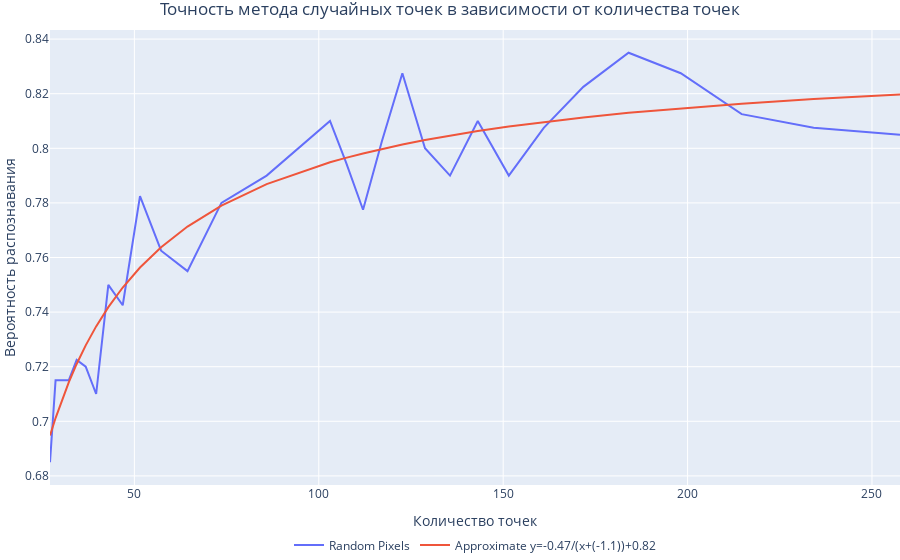

Notebook cell for this chart:
### Code cell
fig2 = go.Figure()
fig2.add_trace(go.Scatter(x = 10304/np.array(k_all), y = np.array(res_rand), name = "Random Pixels"))
fig2.add_trace(go.Scatter(x = np.array(x_point), y = np.array(y_appr1), name = "Approximate y="+str(round(a,2))+'/(x+('+str(round(b,2))+'))+'+str(round(c,2))))
fig2.update_layout(
    title="Точность метода случайных точек в зависимости от количества точек",
    title_x = 0.5,
    legend=dict(x=.5, xanchor="center", orientation="h"),
    margin=dict(l=0, r=0, t=30, b=0),
    xaxis_title="Количество точек",
    yaxis_title="Вероятность распознавания")
fig2.show()

### Figure 1 — Plotly figure (JSON) as saved in the notebook; plotly's stock layout.template omitted (floating-point values rounded to 4 significant figures)
{"data": [{"name": "Random Pixels", "type": "scatter", "x": [257.6, 234.2, 214.7, 198.2, 184, 171.7, 161, 151.5, 143.1, 135.6, 128.8, 122.7, 117.1, 112, 107.3, 103.0, 85.87, 73.6, 64.4, 57.24, 51.52, 46.84, 42.93, 39.63, 36.8, 34.35, 32.2, 30.31, 28.62, 27.12], "y": [0.805, 0.8075, 0.8125, 0.8275, 0.835, 0.8225, 0.8075, 0.79, 0.81, 0.79, 0.8, 0.8275, 0.8025, 0.7775, 0.795, 0.81, 0.79, 0.78, 0.755, 0.7625, 0.7825, 0.7425, 0.75, 0.71, 0.72, 0.7225, 0.715, 0.715, 0.715, 0.685]}, {"name": "Approximate y=-0.47/(x+(-1.1))+0.82", "type": "scatter", "x": [257.6, 234.2, 214.7, 198.2, 184, 171.7, 161, 151.5, 143.1, 135.6, 128.8, 122.7, 117.1, 112, 107.3, 103.0, 85.87, 73.6, 64.4, 57.24, 51.52, 46.84, 42.93, 39.63, 36.8, 34.35, 32.2, 30.31, 28.62, 27.12], "y": [0.8197, 0.818, 0.8164, 0.8147, 0.813, 0.8113, 0.8096, 0.808, 0.8063, 0.8047, 0.803, 0.8014, 0.7997, 0.7981, 0.7965, 0.7949, 0.7869, 0.779, 0.7713, 0.7638, 0.7563, 0.749, 0.7418, 0.7348, 0.7278, 0.721, 0.7143, 0.7077, 0.7012, 0.6948]}], "layout": {"legend": {"orientation": "h", "x": 0.5, "xanchor": "center"}, "margin": {"b": 0, "l": 0, "r": 0, "t": 30}, "title": {"text": "Точность метода случайных точек в зависимости от количества точек", "x": 0.5}, "xaxis": {"title": {"text": "Количество точек"}}, "yaxis": {"title": {"text": "Вероятность распознавания"}}}}
